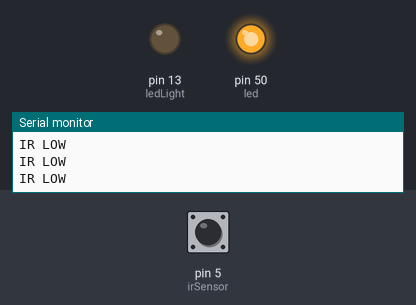
Recording of a sketch running on a simulated Arduino Mega 2560, built with avr-gcc and run on an emulated ATmega2560. Parts: output pins drawn as LEDs (lit = HIGH), the last lines printed to the serial monitor. Dashed ring = blinking. The test bench sets the inputs (shaded band); at power-on: pin 5 (irSensor) LOW.

Above: at 1.2 s.
1.3 s: pin 5 (irSensor) driven HIGH
At 1.6 s:
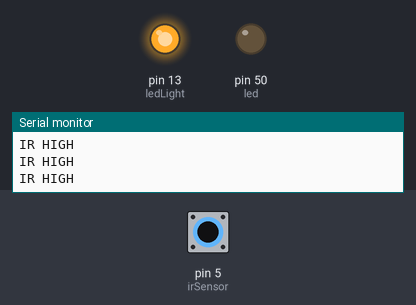
2.8 s: pin 5 (irSensor) driven LOW
At 4.0 s:
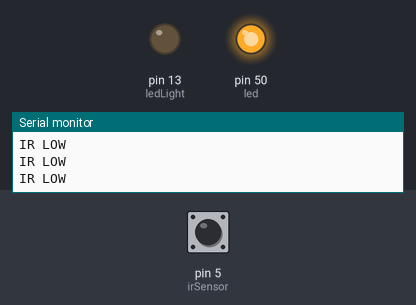
4.3 s: pin 5 (irSensor) pulsed HIGH 5 times (0.12 s each, 0.3 s apart)
At 4.52 s:
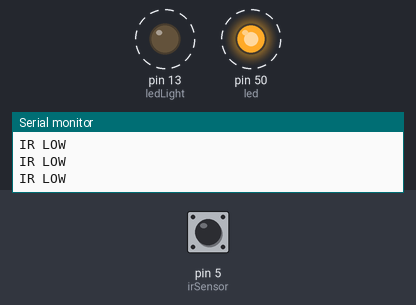
8.8 s: pin 5 (irSensor) pulsed HIGH 2 times (0.12 s each, 0.3 s apart)
At 9.7 s:
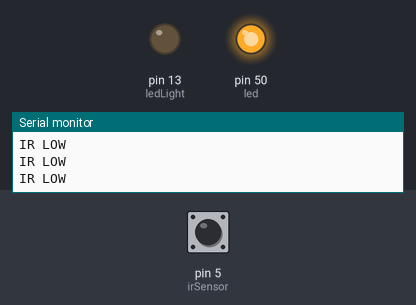
Timing chart, 0 to 11.8 s (numbered marks = the images above; inputs shaded):
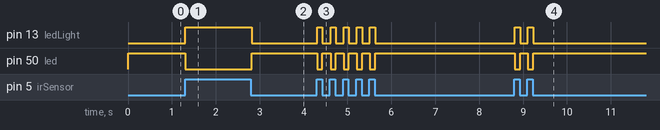

The sketch:

IR_Sensor.ino
```cpp
//IR SENSOR
int irSensor = 5;

//LED
int ledLight = 13;
int led = 50;

void setup() {
  //IR SENSOR
  pinMode(irSensor, INPUT);
  pinMode(ledLight, OUTPUT);
  pinMode(led, OUTPUT);
  Serial.begin(9600);
}

void loop() {

  //IR SENSOR
  if(digitalRead(irSensor) == HIGH){
    Serial.print("IR HIGH\n");

    digitalWrite(led, LOW);
    digitalWrite(ledLight, HIGH);
    }

  if(digitalRead(irSensor) == LOW){
    Serial.print("IR LOW\n");

    digitalWrite(ledLight, LOW);
    digitalWrite(led, HIGH);
    }

}
```

Measured:
- after the input at 1.3 s, pin 13 (ledLight): LOW → HIGH at once; pin 50 (led): HIGH → LOW at once
- after the input at 2.8 s, pin 13 (ledLight): HIGH → LOW at once; pin 50 (led): LOW → HIGH at once
- after the input at 4.3 s, pin 13 (ledLight): alternates HIGH for 0.12 s and LOW for 0.18 s, 10 changes in all, then stays LOW, starting at once; pin 50 (led): alternates HIGH for 0.18 s and LOW for 0.12 s, 10 changes in all, then stays HIGH, starting at once
- after the input at 8.8 s, pin 13 (ledLight): alternates HIGH for 0.12 s and LOW for 0.18 s, 4 changes in all, then stays LOW, starting at once; pin 50 (led): alternates HIGH for 0.18 s and LOW for 0.12 s, 4 changes in all, then stays HIGH, starting at once
